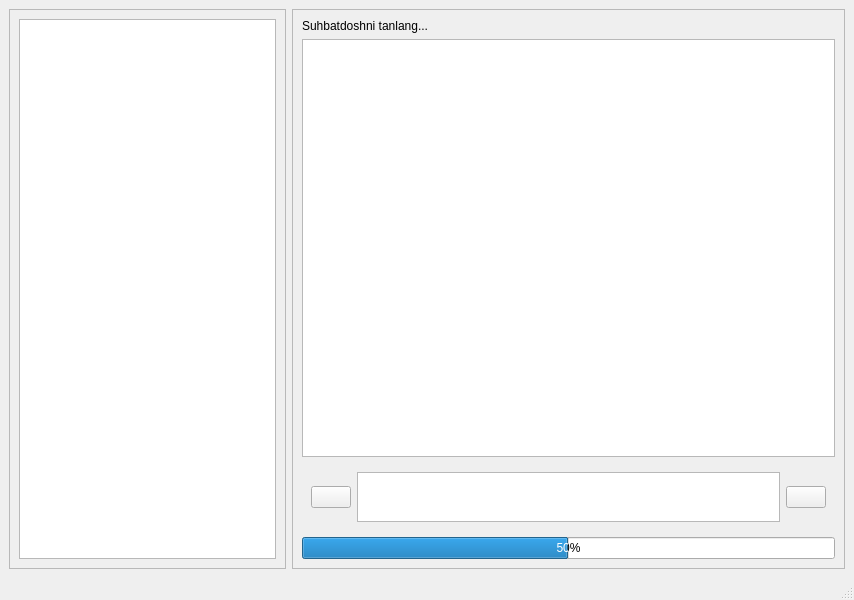
<?xml version="1.0" encoding="UTF-8"?>
<ui version="4.0">
 <class>MainWindow</class>
 <widget class="QMainWindow" name="MainWindow">
  <property name="geometry">
   <rect>
    <x>0</x>
    <y>0</y>
    <width>854</width>
    <height>600</height>
   </rect>
  </property>
  <property name="windowTitle">
   <string>MainWindow</string>
  </property>
  <widget class="QWidget" name="centralwidget">
   <layout class="QHBoxLayout" name="horizontalLayout_2" stretch="1,2">
    <item>
     <widget class="QFrame" name="frame">
      <property name="frameShape">
       <enum>QFrame::StyledPanel</enum>
      </property>
      <property name="frameShadow">
       <enum>QFrame::Raised</enum>
      </property>
      <layout class="QVBoxLayout" name="verticalLayout">
       <item>
        <widget class="QListWidget" name="listWidget_users"/>
       </item>
      </layout>
     </widget>
    </item>
    <item>
     <widget class="QFrame" name="frame_2">
      <property name="frameShape">
       <enum>QFrame::StyledPanel</enum>
      </property>
      <property name="frameShadow">
       <enum>QFrame::Raised</enum>
      </property>
      <layout class="QVBoxLayout" name="verticalLayout_2">
       <item>
        <widget class="QLabel" name="label_chat_with">
         <property name="text">
          <string>Suhbatdoshni tanlang...</string>
         </property>
        </widget>
       </item>
       <item>
        <widget class="QTextEdit" name="textEdit_chat">
         <property name="readOnly">
          <bool>true</bool>
         </property>
        </widget>
       </item>
       <item>
        <widget class="QWidget" name="widget" native="true">
         <layout class="QHBoxLayout" name="horizontalLayout_3">
          <item>
           <widget class="QPushButton" name="pushButton_attach">
            <property name="text">
             <string/>
            </property>
            <property name="icon">
             <iconset>
              <selectedon>Icons/paper-clip.png</selectedon>
             </iconset>
            </property>
            <property name="iconSize">
             <size>
              <width>24</width>
              <height>24</height>
             </size>
            </property>
           </widget>
          </item>
          <item>
           <widget class="QTextEdit" name="textEdit_message">
            <property name="sizePolicy">
             <sizepolicy hsizetype="Expanding" vsizetype="Fixed">
              <horstretch>0</horstretch>
              <verstretch>0</verstretch>
             </sizepolicy>
            </property>
            <property name="minimumSize">
             <size>
              <width>0</width>
              <height>50</height>
             </size>
            </property>
            <property name="maximumSize">
             <size>
              <width>16777215</width>
              <height>100</height>
             </size>
            </property>
           </widget>
          </item>
          <item>
           <widget class="QPushButton" name="pushButton_send">
            <property name="text">
             <string/>
            </property>
            <property name="icon">
             <iconset>
              <selectedon>Icons/send.png</selectedon>
             </iconset>
            </property>
            <property name="iconSize">
             <size>
              <width>24</width>
              <height>24</height>
             </size>
            </property>
           </widget>
          </item>
         </layout>
        </widget>
       </item>
       <item>
        <widget class="QProgressBar" name="progressBar">
         <property name="enabled">
          <bool>true</bool>
         </property>
         <property name="value">
          <number>50</number>
         </property>
         <property name="textVisible">
          <bool>true</bool>
         </property>
        </widget>
       </item>
      </layout>
     </widget>
    </item>
   </layout>
  </widget>
  <widget class="QMenuBar" name="menubar">
   <property name="geometry">
    <rect>
     <x>0</x>
     <y>0</y>
     <width>854</width>
     <height>21</height>
    </rect>
   </property>
  </widget>
  <widget class="QStatusBar" name="statusbar"/>
 </widget>
 <resources/>
 <connections/>
</ui>
